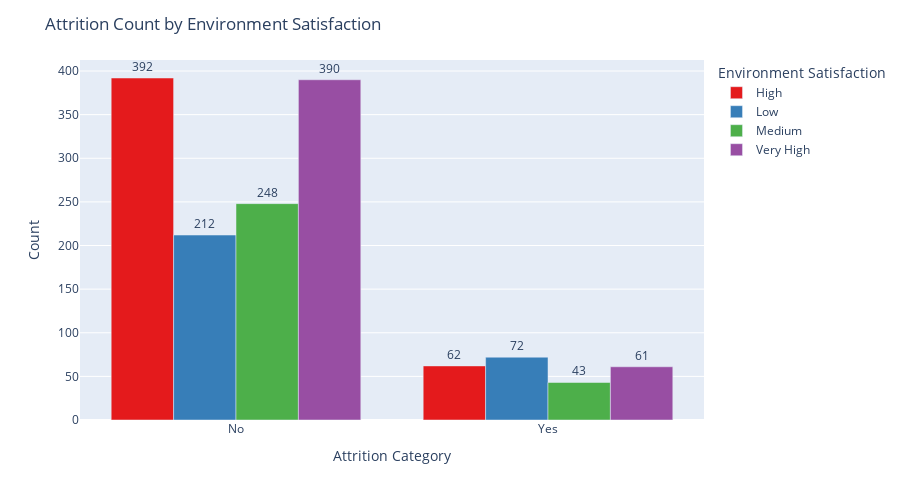

This figure's notebook cell:
### Markdown cell above
### Count of Attrition by EnvironmentSatisfaction

### Code cell
import plotly.express as px

# Map EnvironmentSatisfaction values to something more descriptive (optional but recommended)
env_sat_map = {
    1: 'Low',
    2: 'Medium',
    3: 'High',
    4: 'Very High'
}
df['EnvironmentSatisfaction_Mapped'] = df['EnvironmentSatisfaction'].map(env_sat_map)

# Group data to get counts
grouped_counts = df.groupby(['Attrition_Category', 'EnvironmentSatisfaction_Mapped']).size().reset_index(name='Count')

# Create Plotly grouped bar chart
fig = px.bar(grouped_counts,
             x='Attrition_Category',
             y='Count',
             color='EnvironmentSatisfaction_Mapped',
             barmode='group',
             text='Count',
             color_discrete_sequence=px.colors.qualitative.Set1)

# Customize layout
fig.update_traces(textposition='outside')
fig.update_layout(title='Attrition Count by Environment Satisfaction',
                  xaxis_title='Attrition Category',
                  yaxis_title='Count',
                  legend_title='Environment Satisfaction',
                  width=900,
                  height=500)

fig.show()

### Figure 1 — Plotly figure (JSON) as saved in the notebook; plotly's stock layout.template omitted (floating-point values rounded to 4 significant figures)
{"data": [{"alignmentgroup": "True", "hovertemplate": "EnvironmentSatisfaction_Mapped=High<br>Attrition_Category=%{x}<br>Count=%{text}<extra></extra>", "legendgroup": "High", "marker": {"color": "rgb(228,26,28)", "pattern": {"shape": ""}}, "name": "High", "offsetgroup": "High", "orientation": "v", "showlegend": true, "text": [392.0, 62.0], "textposition": "outside", "type": "bar", "x": ["No", "Yes"], "xaxis": "x", "y": [392, 62], "yaxis": "y"}, {"alignmentgroup": "True", "hovertemplate": "EnvironmentSatisfaction_Mapped=Low<br>Attrition_Category=%{x}<br>Count=%{text}<extra></extra>", "legendgroup": "Low", "marker": {"color": "rgb(55,126,184)", "pattern": {"shape": ""}}, "name": "Low", "offsetgroup": "Low", "orientation": "v", "showlegend": true, "text": [212.0, 72.0], "textposition": "outside", "type": "bar", "x": ["No", "Yes"], "xaxis": "x", "y": [212, 72], "yaxis": "y"}, {"alignmentgroup": "True", "hovertemplate": "EnvironmentSatisfaction_Mapped=Medium<br>Attrition_Category=%{x}<br>Count=%{text}<extra></extra>", "legendgroup": "Medium", "marker": {"color": "rgb(77,175,74)", "pattern": {"shape": ""}}, "name": "Medium", "offsetgroup": "Medium", "orientation": "v", "showlegend": true, "text": [248.0, 43.0], "textposition": "outside", "type": "bar", "x": ["No", "Yes"], "xaxis": "x", "y": [248, 43], "yaxis": "y"}, {"alignmentgroup": "True", "hovertemplate": "EnvironmentSatisfaction_Mapped=Very High<br>Attrition_Category=%{x}<br>Count=%{text}<extra></extra>", "legendgroup": "Very High", "marker": {"color": "rgb(152,78,163)", "pattern": {"shape": ""}}, "name": "Very High", "offsetgroup": "Very High", "orientation": "v", "showlegend": true, "text": [390.0, 61.0], "textposition": "outside", "type": "bar", "x": ["No", "Yes"], "xaxis": "x", "y": [390, 61], "yaxis": "y"}], "layout": {"barmode": "group", "height": 500, "legend": {"title": {"text": "Environment Satisfaction"}, "tracegroupgap": 0}, "margin": {"t": 60}, "title": {"text": "Attrition Count by Environment Satisfaction"}, "width": 900, "xaxis": {"anchor": "y", "domain": [0, 1], "title": {"text": "Attrition Category"}}, "yaxis": {"anchor": "x", "domain": [0, 1], "title": {"text": "Count"}}}}
